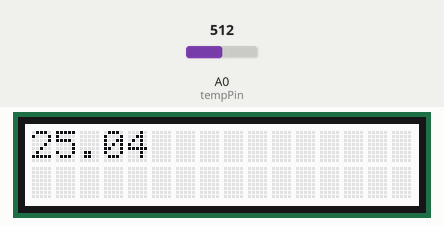
Recording of a sketch running on a simulated Arduino Uno, built with avr-gcc and run on an emulated ATmega328P. Parts: 16×2 character LCD. Inputs (shaded band) come from the test bench; at power-on: A0 (tempPin) = 512. What the sketch prints to the serial monitor is not drawn.

Above: at 1.2 s.
1.3 s: A0 (tempPin) set to 716
At 2.7 s:
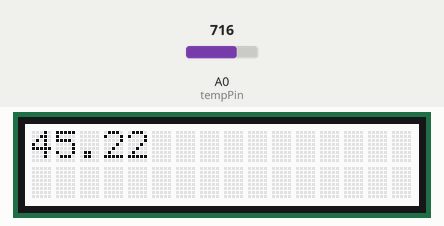
3.5 s: A0 (tempPin) set to 900
At 4.9 s:
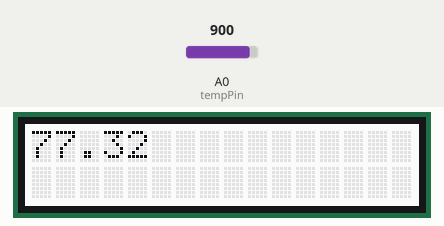
5.6 s: A0 (tempPin) set to 1023
At 7.3 s:
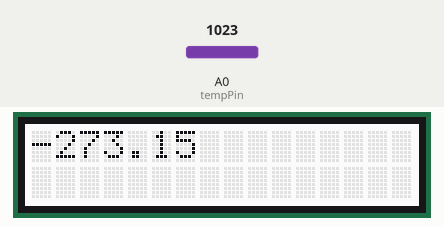
Timing chart, 0 to 8.8 s (numbered marks = the images above; inputs shaded):
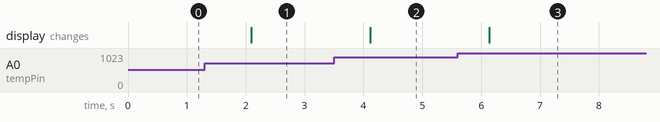

The sketch:

TemperatureDisplay.ino
```cpp
// Demo of Grove - Starter Kit V2.0

// Reads the value of the Grove - Temperature Sensor, converts it to a Celsius temperature,
// and prints it to the serial console.
// Connect the Grove - Temperature Sensor to the socket marked A0
// Open the Serial Monitor in the Arduino IDE after uploading

#include <Wire.h>
#include "rgb_lcd.h"

// Define the pin to which the temperature sensor is connected.
const int tempPin = A0;
// Define the pin to which the LED is connected
rgb_lcd lcd;

// Define the B-value of the thermistor.
// This value is a property of the thermistor used in the Grove - Temperature Sensor,
// and used to convert from the analog value it measures and a temperature value.
const int B = 3975;

void setup()
{
    // Configure the serial communication line at 9600 baud (bits per second.)
    Serial.begin(9600);
    lcd.begin(16, 2);
}

void loop()
{
    // Get the (raw) value of the temperature sensor.
    int val = analogRead(tempPin);

    // Determine the current resistance of the thermistor based on the sensor value.
    float resistance = (float)(1023-val)*10000/val;

    // Calculate the temperature based on the resistance value.
    float temperature = 1/(log(resistance/10000)/B+1/298.15)-273.15;
    lcd.setCursor(0, 0);
    lcd.print(temperature);
    lcd.print("    ");

    // Print the temperature to the serial console.
    Serial.println(temperature);

    // Wait one second between measurements.
    delay(1000);
}
```

Measured:
- after the input at 1.3 s, the display: changes after 0.79 s (image 1)
- after the input at 3.5 s, the display: changes after 0.61 s (image 2)
- after the input at 5.6 s, the display: changes after 0.54 s (image 3)
